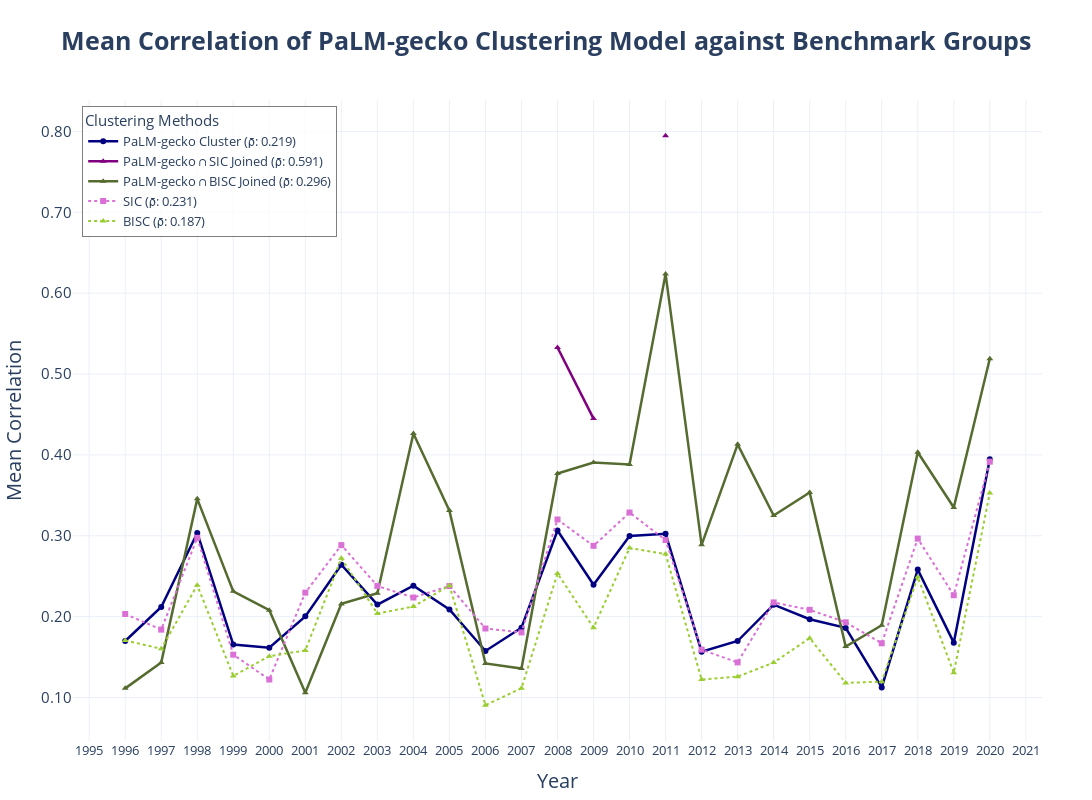

The code cell stored with this chart in its notebook:
### Code cell
import plotly.graph_objects as go
import kaleido

import plotly.graph_objects as go

# Initialize the figure
fig = go.Figure()

# Add traces for each cluster type
fig.add_trace(go.Scatter(
    x=temp_results["year"],
    y=temp_results["CustomClusterAvgCorrelation"],
    mode='lines+markers',
    name=f"{cluster_name} Cluster (ρ̄: {temp_results['CustomClusterAvgCorrelation'].mean():.3f})",
    line=dict(color='navy', width=2.5, dash='solid'),
    marker=dict(symbol='circle', size=6)
))

# Add Feature ∩ SIC Joined
if "SICJoinedClusterAvgCorrelation" in temp_results:
    fig.add_trace(go.Scatter(
        x=temp_results["year"],
        y=temp_results["SICJoinedClusterAvgCorrelation"],
        mode='lines+markers',
        name=f"{cluster_name} ∩ SIC Joined (ρ̄: {temp_results['SICJoinedClusterAvgCorrelation'].mean():.3f})",
        line=dict(color='purple', width=2.5, dash='solid'),
        marker=dict(symbol='triangle-up', size=6)
    ))

# Add Feature ∩ BISC Joined
if "IndustryJoinedClusterAvgCorrelation" in temp_results:
    fig.add_trace(go.Scatter(
        x=temp_results["year"],
        y=temp_results["IndustryJoinedClusterAvgCorrelation"],
        mode='lines+markers',
        name=f"{cluster_name} ∩ BISC Joined (ρ̄: {temp_results['IndustryJoinedClusterAvgCorrelation'].mean():.3f})",
        line=dict(color='darkolivegreen', width=2.5, dash='solid'),
        marker=dict(symbol='triangle-up', size=6)
    ))

# Add SIC
fig.add_trace(go.Scatter(
    x=temp_results["year"],
    y=temp_results["SICAvgCorrelation"],
    mode='lines+markers',
    name=f"SIC (ρ̄: {temp_results['SICAvgCorrelation'].mean():.3f})",
    line=dict(color='orchid', width=2, dash='dot'),
    marker=dict(symbol='square', size=6)
))

# Add BISC
fig.add_trace(go.Scatter(
    x=temp_results["year"],
    y=temp_results["IndustryAvgCorrelation"],
    mode='lines+markers',
    name=f"BISC (ρ̄: {temp_results['IndustryAvgCorrelation'].mean():.3f})",
    line=dict(color='yellowgreen', width=2, dash='dot'),
    marker=dict(symbol='triangle-up', size=6)
))

fig.update_layout(
    title=dict(
        text=f"<b>Mean Correlation of {cluster_name} Clustering Model against Benchmark Groups</b><br>",
        x=0.5,
        xanchor='center',
        font=dict(size=25)
    ),
    xaxis=dict(
        title="Year",
        tickmode='linear',
        dtick=1,
        title_font=dict(size=20),
        tickfont=dict(size=13)
    ),
    yaxis=dict(
        title="Mean Correlation",
        title_font=dict(size=20),
        tickfont=dict(size=15),
        tickformat=".2f"
    ),
    legend=dict(
        title="Clustering Methods",
        font=dict(size=13),
        title_font=dict(size=15),
        x=0.01,
        y=0.99,
        bgcolor="rgba(255,255,255,0.8)",
        bordercolor="black",
        borderwidth=0.5
    ),
    template="plotly_white",
    margin=dict(l=50, r=50, t=100, b=50),
    width=1300,  # Adjust width
    height=800  # Adjust height
)

# Export high-resolution image
fig.write_image(f'{cluster_name}_final_plot_resized.png', scale=2)

# Show the figure
fig.show()

### Figure 1 — Plotly figure (JSON) as saved in the notebook; plotly's stock layout.template omitted (floating-point values rounded to 4 significant figures)
{"data": [{"line": {"color": "navy", "dash": "solid", "width": 2.5}, "marker": {"size": 6, "symbol": "circle"}, "mode": "lines+markers", "name": "PaLM-gecko Cluster (ρ̄: 0.219)", "type": "scatter", "x": [1996, 1997, 1998, 1999, 2000, 2001, 2002, 2003, 2004, 2005, 2006, 2007, 2008, 2009, 2010, 2011, 2012, 2013, 2014, 2015, 2016, 2017, 2018, 2019, 2020], "y": [0.1699, 0.2119, 0.3035, 0.1655, 0.1616, 0.2003, 0.2641, 0.2149, 0.2382, 0.2088, 0.1575, 0.1863, 0.3065, 0.2394, 0.2996, 0.3024, 0.1566, 0.1698, 0.2148, 0.1968, 0.1861, 0.1124, 0.2581, 0.1678, 0.3945]}, {"line": {"color": "purple", "dash": "solid", "width": 2.5}, "marker": {"size": 6, "symbol": "triangle-up"}, "mode": "lines+markers", "name": "PaLM-gecko ∩ SIC Joined (ρ̄: 0.591)", "type": "scatter", "x": [1996, 1997, 1998, 1999, 2000, 2001, 2002, 2003, 2004, 2005, 2006, 2007, 2008, 2009, 2010, 2011, 2012, 2013, 2014, 2015, 2016, 2017, 2018, 2019, 2020], "y": [null, null, null, null, null, null, null, null, null, null, null, null, 0.5329, 0.4449, null, 0.7946, null, null, null, null, null, null, null, null, null]}, {"line": {"color": "darkolivegreen", "dash": "solid", "width": 2.5}, "marker": {"size": 6, "symbol": "triangle-up"}, "mode": "lines+markers", "name": "PaLM-gecko ∩ BISC Joined (ρ̄: 0.296)", "type": "scatter", "x": [1996, 1997, 1998, 1999, 2000, 2001, 2002, 2003, 2004, 2005, 2006, 2007, 2008, 2009, 2010, 2011, 2012, 2013, 2014, 2015, 2016, 2017, 2018, 2019, 2020], "y": [0.1113, 0.1432, 0.3456, 0.2312, 0.208, 0.1058, 0.2157, 0.2289, 0.4265, 0.3311, 0.142, 0.1358, 0.377, 0.3907, 0.3881, 0.6238, 0.2888, 0.4131, 0.325, 0.3535, 0.163, 0.1893, 0.4032, 0.3349, 0.5189]}, {"line": {"color": "orchid", "dash": "dot", "width": 2}, "marker": {"size": 6, "symbol": "square"}, "mode": "lines+markers", "name": "SIC (ρ̄: 0.231)", "type": "scatter", "x": [1996, 1997, 1998, 1999, 2000, 2001, 2002, 2003, 2004, 2005, 2006, 2007, 2008, 2009, 2010, 2011, 2012, 2013, 2014, 2015, 2016, 2017, 2018, 2019, 2020], "y": [0.2032, 0.184, 0.2975, 0.1529, 0.1222, 0.2296, 0.2884, 0.2379, 0.2236, 0.2378, 0.1853, 0.1805, 0.3201, 0.2875, 0.3287, 0.2947, 0.1591, 0.1434, 0.2176, 0.2084, 0.193, 0.167, 0.2965, 0.2264, 0.3916]}, {"line": {"color": "yellowgreen", "dash": "dot", "width": 2}, "marker": {"size": 6, "symbol": "triangle-up"}, "mode": "lines+markers", "name": "BISC (ρ̄: 0.187)", "type": "scatter", "x": [1996, 1997, 1998, 1999, 2000, 2001, 2002, 2003, 2004, 2005, 2006, 2007, 2008, 2009, 2010, 2011, 2012, 2013, 2014, 2015, 2016, 2017, 2018, 2019, 2020], "y": [0.1705, 0.1603, 0.2389, 0.1267, 0.1511, 0.1582, 0.2721, 0.2038, 0.2125, 0.2384, 0.09045, 0.1114, 0.2533, 0.1863, 0.2849, 0.2774, 0.1223, 0.1258, 0.1432, 0.1734, 0.118, 0.1196, 0.2489, 0.1306, 0.3529]}], "layout": {"height": 800, "legend": {"bgcolor": "rgba(255,255,255,0.8)", "bordercolor": "black", "borderwidth": 0.5, "font": {"size": 13}, "title": {"font": {"size": 15}, "text": "Clustering Methods"}, "x": 0.01, "y": 0.99}, "margin": {"b": 50, "l": 50, "r": 50, "t": 100}, "title": {"font": {"size": 25}, "text": "<b>Mean Correlation of PaLM-gecko Clustering Model against Benchmark Groups</b><br>", "x": 0.5, "xanchor": "center"}, "width": 1300, "xaxis": {"dtick": 1, "tickfont": {"size": 13}, "tickmode": "linear", "title": {"font": {"size": 20}, "text": "Year"}}, "yaxis": {"tickfont": {"size": 15}, "tickformat": ".2f", "title": {"font": {"size": 20}, "text": "Mean Correlation"}}}}
